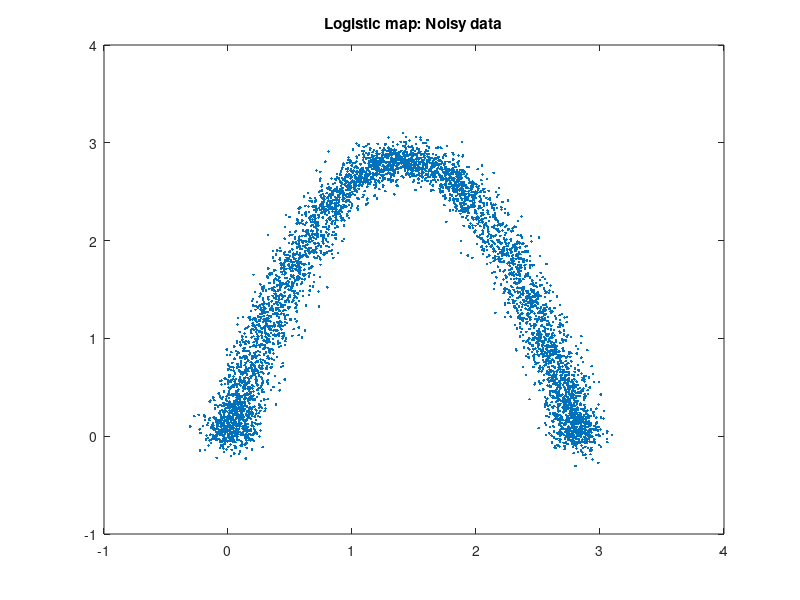
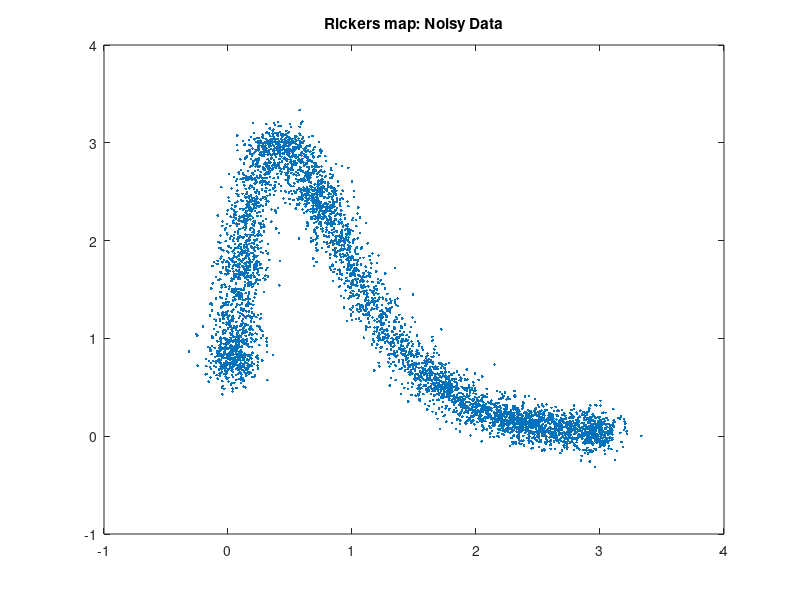
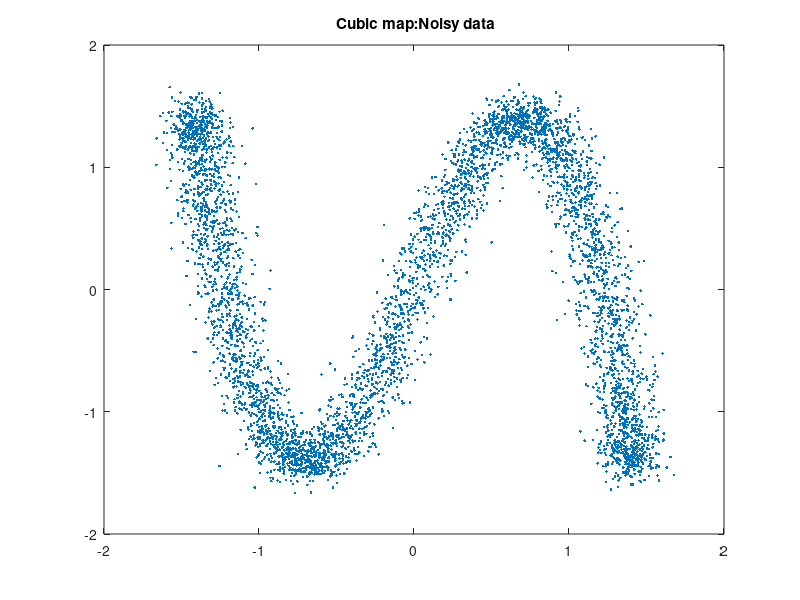
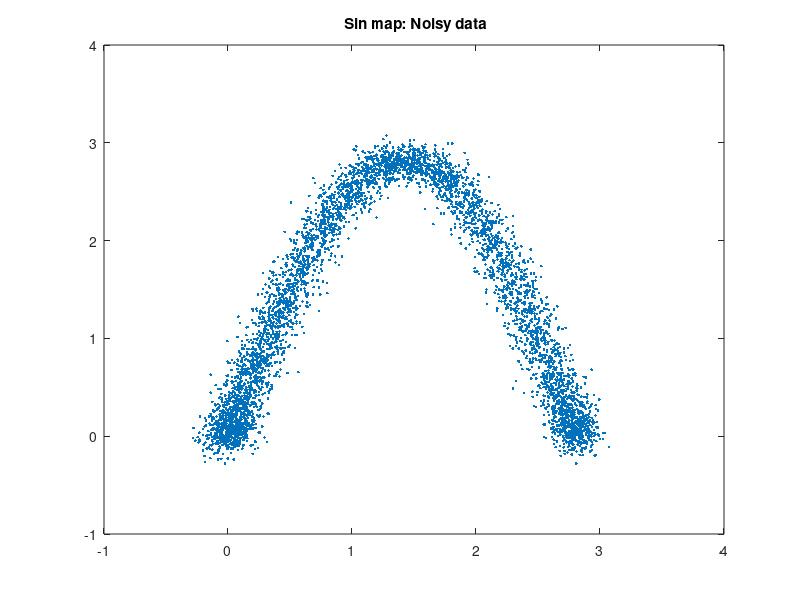

The MATLAB source for these figures, in order:

%___________________________Discription____________________________________
 
% This mfile is for generating chaotic 1D and 2D discrete maps. user can
% change number of realizations by chaging N value in line 54. Also
% parameters can be changed by changing values in lines:63,68,73 and so on.
% Noise level, can be changed in line 99.


% Keywords: Chaos, Logistic map, Cubic map, Ricker's map, Sin map.
% Henon map, Gingerbreadman map, Burgers' map, Tinkerbell map
 
% Ref:
% Sprott, C.(2003),Chaos and Time series Analysis, Oxford University Press.

% Copyright(c) Shapour Mohammadi, University of Tehran, 2009
% shmohammadi@gmail.com
%__________________________________________________________________________



%Initials for Gingerbreadman map
xgin=0.5;
ygin=3.7;

%Initials for Henon map
xhenon=0;
yhenon=0.9;

%Initials for Tinkerbell map
xtin=0;
ytin=0.5;

%Initials for Burgers' map
xber=-0.1;
yber=0.1;

%Initial for Logistic map
xlog=.1;

%Initials for Ricker's map
xexp=.1;

%Initials for Cubic map
xlogcub=.1;

%Initials for Sin map
xsin=.1;

% If you need more realizations(observations) you can increase N, 
% otherwise less observations are needed please decrease N to any 
% number that you want

N=5000;

for k=2:N
      
    % Gingerbreadman map
    xgin(k,1)=1+abs(xgin(k-1,1))-ygin(k-1,1);
    ygin(k,1)=xgin(k-1,1);
    
    % Henon map
    ahen=1.4; bhen=0.3; % Parameters of map
    xhenon(k,1)=1-ahen*xhenon(k-1,1)^2+bhen*yhenon(k-1,1);
    yhenon(k,1)=xhenon(k-1,1);
    
    % Tinkerbell map
    ati=0.9; bti=-0.6; cti=2; dti=0.5;% Parameters of map
    xtin(k,1)=xtin(k-1,1)^2-ytin(k-1,1)^2+ati*xtin(k-1,1)+bti*ytin(k-1,1);
    ytin(k,1)=2*xtin(k-1,1)*ytin(k-1,1)+cti*xtin(k-1,1)+dti*ytin(k-1,1);
    
    % Burgers' map
    aber=0.75; bber=1.75; % Parameters of map
    xber(k,1)=0.75*xber(k-1,1)-yber(k-1,1)^2;
    yber(k,1)=1.75*yber(k-1,1)+xber(k-1,1)*yber(k-1,1);
    
    % Logistic map
    Alog=4; % Parameter of map
    xlog(k,1)=Alog*xlog(k-1,1)*(1-xlog(k-1,1));
    
    % Ricker's map
    Aexp=20; %Parameter of map
    xexp(k,1)=Aexp*xexp(k-1,1)*(exp(-xexp(k-1,1)));
    
    % Cubic map
    Acub=3; % Parameter of map
    xlogcub(k,1)=3*xlogcub(k-1,1)*(1-(xlogcub(k-1,1))^2);
    
    % Sin map
    Asin=1; % Parameter of map
    xsin(k,1)=sin(pi*xsin(k-1,1));
    
end



%___________________________GENRATING NOISY DATA___________________________

Noislev=0.1; % 10 percent noise level. One can increase or decrease noise
% level simply by changing Noise level. Note that this noise is
% observational noise, for inducing system noise, one should add the noise
% inside of the loop.


%Logistic map
xlognoise=xlog/std(xlog)+normrnd(0,Noislev,N,1);

%Richer's map
xexpnoise=xexp/std(xexp)+normrnd(0,Noislev,N,1);

%Cubic map
xcubnoise=xlogcub/std(xlogcub)+normrnd(0,Noislev,N,1);

%Sin map
xsinnoise=xsin/std(xsin)+normrnd(0,Noislev,N,1);

%Gingerbeardman map
xginnoise=xgin/std(xgin)+normrnd(0,Noislev,N,1);
yginnoise=ygin/std(ygin)+normrnd(0,Noislev,N,1);

%Henon map
xhenonnoise=xhenon/std(xhenon)+normrnd(0,Noislev,N,1);
yhenonnoise=yhenon/std(yhenon)+normrnd(0,Noislev,N,1);

%Tinkerbell map
xtinnoise=xtin/std(xtin)+normrnd(0,Noislev,N,1);
ytinnoise=ytin/std(ytin)+normrnd(0,Noislev,N,1);

%Burgers' map
xbernoise=xber/std(xber)+normrnd(0,Noislev,N,1);
ybernoise=yber/std(yber)+normrnd(0,Noislev,N,1);


%______________________________PLOTS: Noisy data___________________________

% Plots of 1D maps are x vs x(-1) plot
figure 
plot(xlognoise(1:end-1),xlognoise(2:end),'.') 
title('Logistic map: Noisy data')

figure 
plot(xexpnoise(1:end-1),xexpnoise(2:end),'.') 
title('Rickers map: Noisy Data')

figure 
plot(xcubnoise(1:end-1),xcubnoise(2:end),'.') 
title(' Cubic map:Noisy data')

figure 
plot(xsinnoise(1:end-1),xsinnoise(2:end),'.') 
title(' Sin map: Noisy data')

% Plots of 2d maps are xy plot
figure 
plot(xginnoise,yginnoise,'.') 
title('Gingerbreadman map: Noisy data')

figure 
plot(xhenonnoise,yhenonnoise,'.') 
title('Henon map: Noisy data')

figure 
plot(xtinnoise,ytinnoise,'.') 
title('Tinkerbell map: Noisy data')

figure 
plot(xbernoise,ybernoise,'.') 
title('Burgers map: Noisy data')


%______________________________PLOTS: Clean data___________________________

% Plots of 1D maps are x vs x(-1) plot
figure 
plot(xlog(1:end-1),xlog(2:end),'.') 
title('Logistic map')

figure 
plot(xexp(1:end-1),xexp(2:end),'.') 
title('Rickers map')

figure 
plot(xlogcub(1:end-1),xlogcub(2:end),'.') 
title(' Cubic map')

figure 
plot(xsin(1:end-1),xsin(2:end),'.') 
title(' Sin map')

% Plots of 2d maps are xy plot
figure 
plot(xgin,ygin,'.') 
title('Gingerbreadman map')

figure 
plot(xhenon,yhenon,'.') 
title('Henon map')

figure 
plot(xtin,ytin,'.') 
title('Tinkerbell map')

figure 
plot(xber,yber,'.') 
title('Burgers map')
%_______________________________END________________________________________



